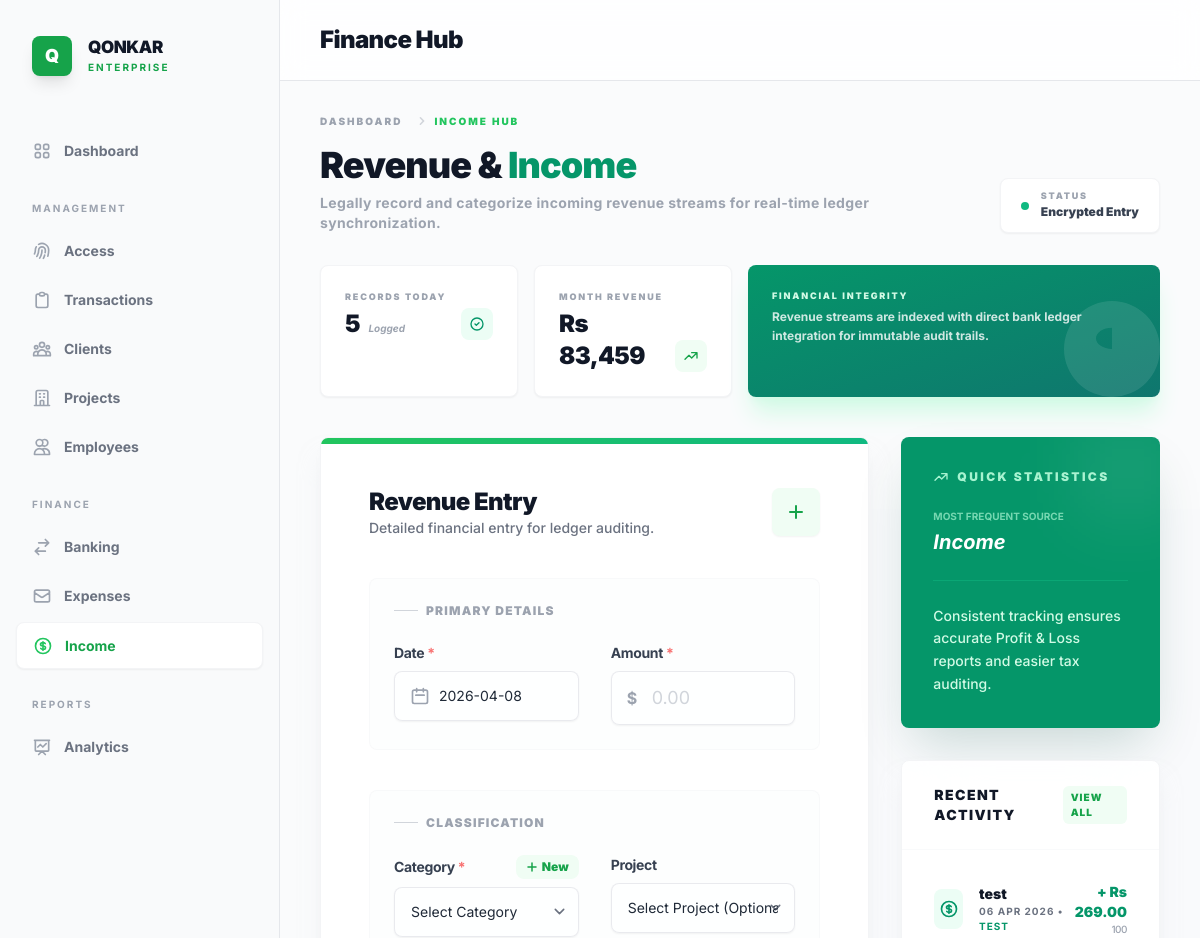
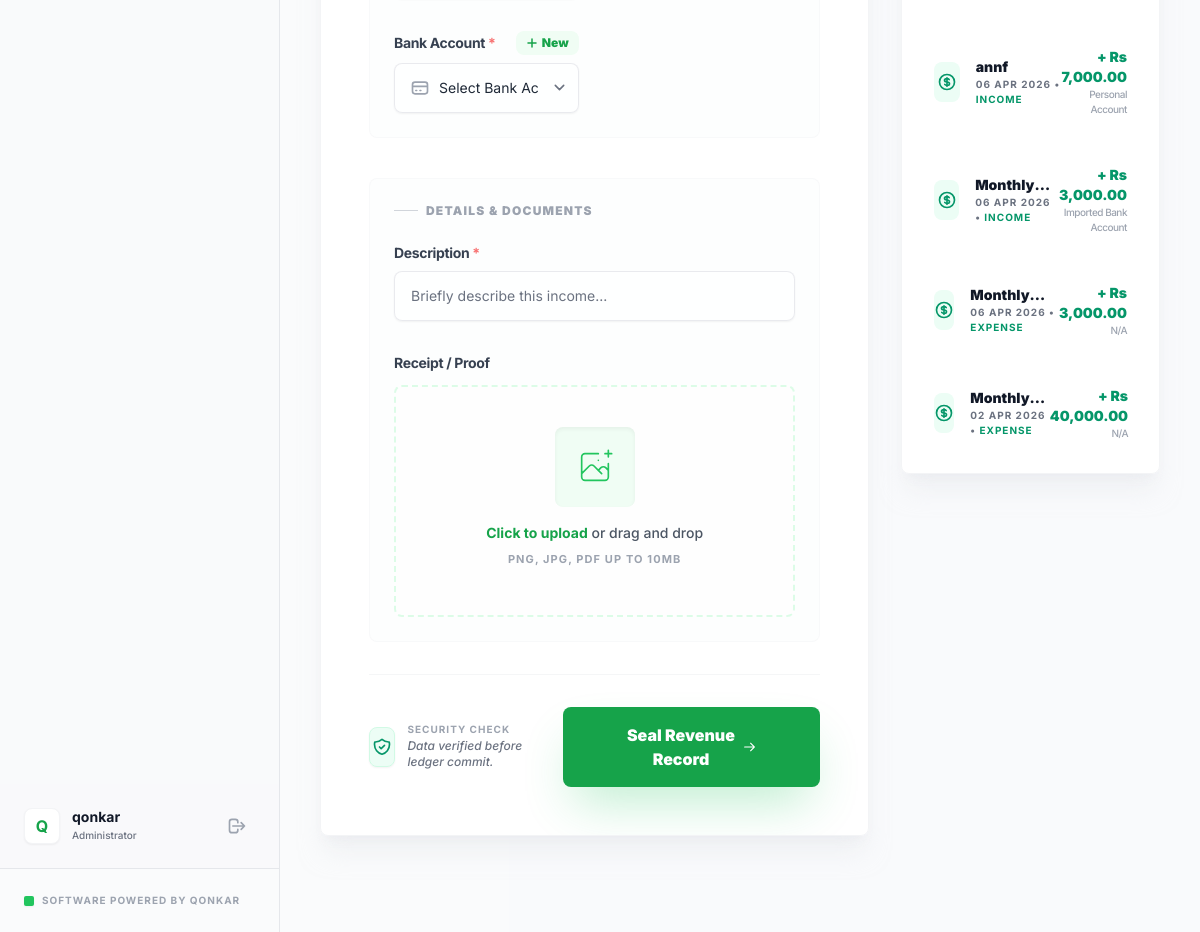
Before: /core/income/ (signed in) with the older database file (2 pictures, top to bottom).
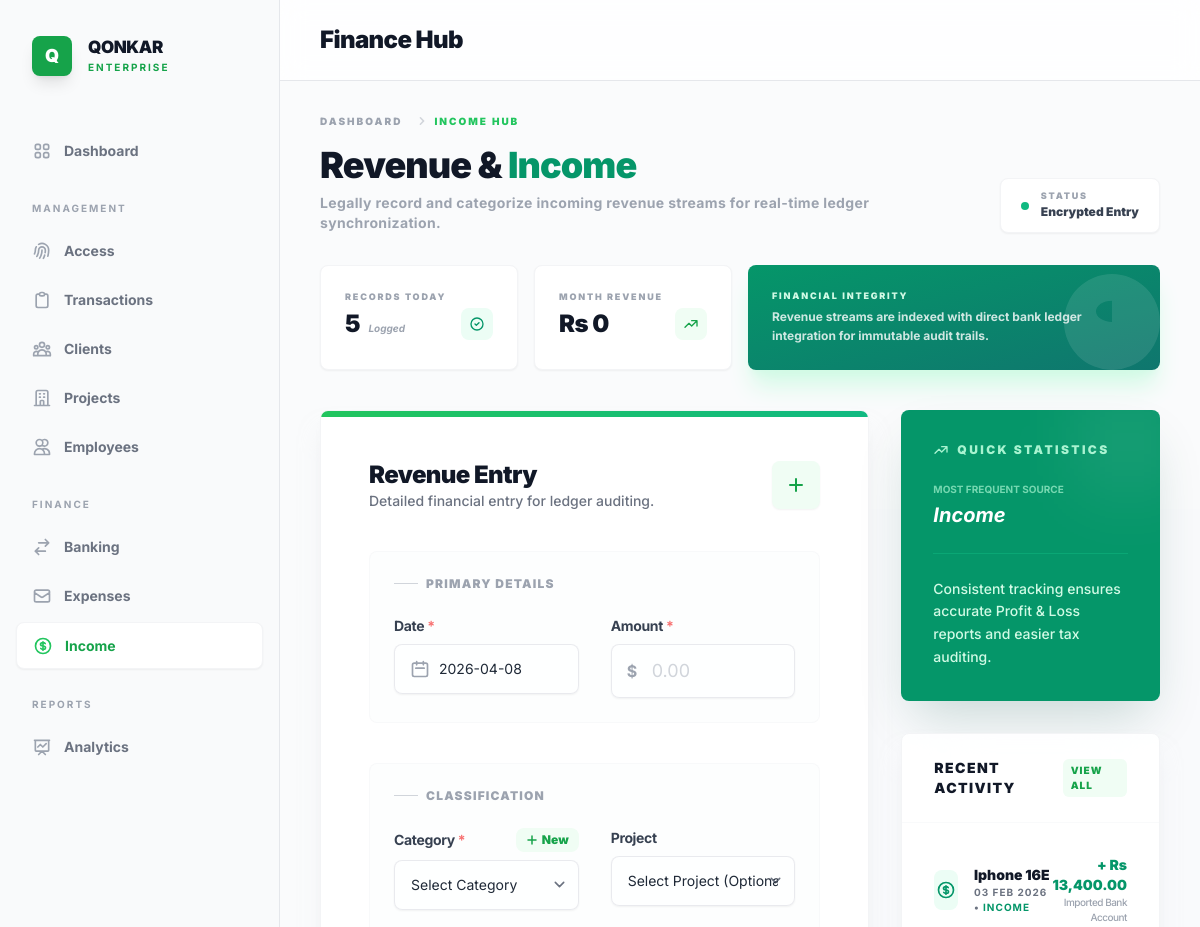
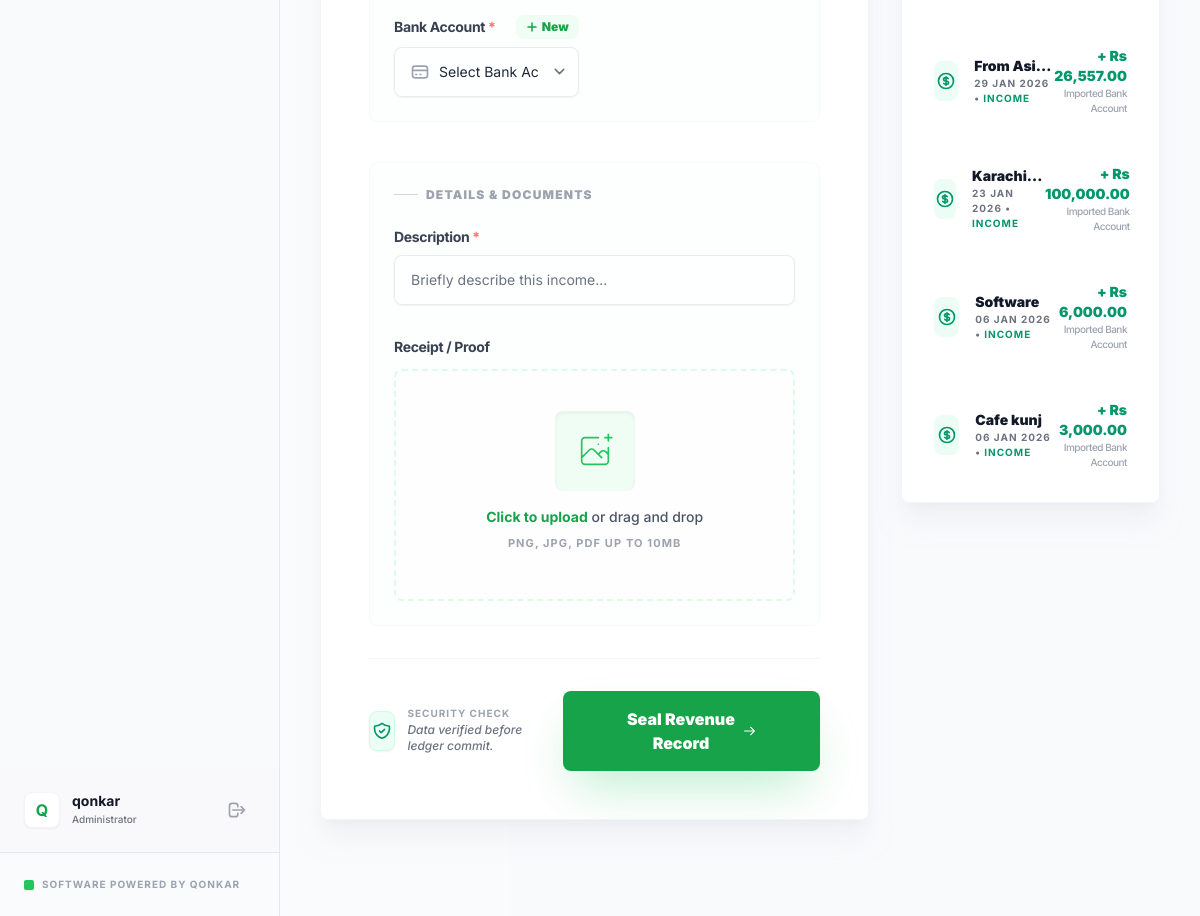
After: the same page with the newer database file (2 pictures, top to bottom).
### core/models.py (models this page shows, shortened)
class Transaction(models.Model):
    date = models.DateField()
    description = models.CharField(max_length=500)
    reference = models.CharField(max_length=100, blank=True, help_text="e.g. Invoice #, Transfer ID")
    project = models.ForeignKey(Project, on_delete=models.SET_NULL, null=True, blank=True, related_name='transactions')
    receipt = models.FileField(upload_to='receipts/%Y/%m/%d/', null=True, blank=True)
    custom_fields = models.JSONField(blank=True, default=dict)
    currency = models.ForeignKey(Currency, on_delete=models.PROTECT, related_name='transactions', null=True)
    created_at = models.DateTimeField(auto_now_add=True)
    created_by = models.ForeignKey(settings.AUTH_USER_MODEL, on_delete=models.SET_NULL, null=True)
    def get_category_name(self):
        category_entry = self.entries.filter(
            account__account_type__in=[AccountType.REVENUE, AccountType.EXPENSE, AccountType.EQUITY]
        ).first()
        return category_entry.account.name if category_entry else "General"
    def get_bank_account_name(self):
        bank_entry = self.entries.filter(
            account__account_type=AccountType.ASSET,
            account__bank_detail__isnull=False
        ).first()
        return bank_entry.account.bank_detail.bank_name if bank_entry else "N/A"
    def get_total_amount(self):
        entry = self.entries.filter(
            account__account_type__in=[AccountType.REVENUE, AccountType.EXPENSE, AccountType.EQUITY]
        ).first()
        if not entry:
            entry = self.entries.first()
        return entry.amount if entry else Decimal('0.00')

class LedgerEntry(models.Model):
    DR = 'DR'
    CR = 'CR'
    ENTRY_TYPE_CHOICES = [(DR, 'Debit'), (CR, 'Credit')]
    transaction = models.ForeignKey(Transaction, on_delete=models.CASCADE, related_name='entries')
    account = models.ForeignKey(Account, on_delete=models.PROTECT, related_name='ledger_entries')
    entry_type = models.CharField(max_length=2, choices=ENTRY_TYPE_CHOICES)
    amount = models.DecimalField(max_digits=19, decimal_places=4)
    exchange_rate = models.DecimalField(max_digits=10, decimal_places=6, default=Decimal('1.000000'), help_text="Rate to base currency")
    objects = LedgerEntryManager()

class Account(models.Model):
    name = models.CharField(max_length=255)
    account_type = models.CharField(max_length=20, choices=AccountType.choices)
    currency = models.ForeignKey(Currency, on_delete=models.PROTECT)
    is_active = models.BooleanField(default=True)

class BankAccount(models.Model):
    ledger_account = models.OneToOneField(Account, on_delete=models.PROTECT, related_name='bank_detail')
    bank_name = models.CharField(max_length=255)
    account_number = models.CharField(max_length=100, blank=True)
    is_active = models.BooleanField(default=True)
    objects = BankAccountManager()
    def __str__(self):
        account_last_4 = f" - ****{self.account_number[-4:]}" if self.account_number else ""
        return f"{self.bank_name}{account_last_4}"

### core/views.py (the view)
# urls.py: path('income/', views.income_view, name='income'),
@login_required
def income_view(request):
    if not request.user.is_superuser and not getattr(request.user.permissions, 'can_manage_income', False):
        return HttpResponseForbidden("You do not have permission to access the Income page.")
    client_id = request.GET.get('client') or request.POST.get('client_id')
    client = get_object_or_404(Client, pk=client_id) if client_id else None
    if request.method == 'POST':
        form = IncomeForm(request.POST, request.FILES, user=request.user)
        if form.is_valid():
            data = form.cleaned_data
            from django.db import transaction
            with transaction.atomic():
                bank_acc = data['bank_account']
                currency = bank_acc.ledger_account.currency
                txn = Transaction.objects.create(
                    date=data['date'],
                    description=data['description'],
                    reference="Direct Income",
                    project=data.get('project'),
                    receipt=data.get('receipt'),
                    currency=currency,
                    created_by=request.user
                )
                exchange_rate = Decimal('1.000000')
                if currency and not currency.is_base:
                    exchange_rate = currency.rate_to_pkr
                LedgerEntry.objects.create(
                    transaction=txn,
                    account=data['bank_account'].ledger_account,
                    entry_type=LedgerEntry.DR,
                    amount=data['amount'],
                    exchange_rate=exchange_rate
                )
                LedgerEntry.objects.create(
                    transaction=txn,
                    account=data['income_category'],
                    entry_type=LedgerEntry.CR,
                    amount=data['amount'],
                    exchange_rate=exchange_rate
                )
            if request.headers.get('HX-Request'):
                recent_incomes = Transaction.objects.filter(
                    entries__account__account_type=AccountType.REVENUE
                )
                if not request.user.is_superuser:
                    recent_incomes = recent_incomes.filter(
                        Q(created_by=request.user) |
                        Q(entries__account__bank_detail__expensemanageraccess__user=request.user)
                    ).distinct()
                recent_incomes = recent_incomes.prefetch_related('entries__account', 'project', 'entries__account__bank_detail').order_by('-date', '-created_at')[:5]
                from django.utils import timezone
                now = timezone.now()
                month_start = now.replace(day=1, hour=0, minute=0, second=0, microsecond=0)
                monthly_revenue_qs = LedgerEntry.objects.filter(
                    account__account_type=AccountType.REVENUE,
                    transaction__date__gte=month_start
                )
                if not request.user.is_superuser:
                    monthly_revenue_qs = monthly_revenue_qs.filter(transaction__created_by=request.user)
                monthly_revenue = monthly_revenue_qs.aggregate(total=Sum('amount'))['total'] or Decimal('0.00')
                return render(request, 'core/partials/income_success.html', {
                    'transaction': txn,
                    'recent_incomes': recent_incomes,
                    'monthly_revenue': monthly_revenue
                })
            income_categories = Account.objects.filter(account_type=AccountType.REVENUE, is_active=True).annotate(usage=Count('ledger_entries')).order_by('-usage').values_list('name', flat=True).distinct()
            return render(request, 'core/income_page.html', {
                'form': IncomeForm(user=request.user),
                'success_message': f'Income logged. Transaction ID: {txn.id}',
                'income_categories': income_categories
            })
    else:
        initial_data = {}
        if request.GET.get('project'):
            initial_data['project'] = request.GET.get('project')
        if client:
            client_projects = client.projects.all()
            if client_projects.count() == 1:
                initial_data['project'] = client_projects.first().id
        form = IncomeForm(initial=initial_data, user=request.user)
        if client:
            form.fields['project'].queryset = client.projects.all()
            if not initial_data.get('project') and client.projects.exists():
                 form.fields['project'].empty_label = f"Select {client.name}'s Project"
    income_categories = Account.objects.filter(account_type=AccountType.REVENUE, is_active=True).annotate(usage=Count('ledger_entries')).order_by('-usage').values_list('name', flat=True).distinct()
    recent_incomes = Transaction.objects.filter(
        entries__account__account_type=AccountType.REVENUE
    )
    if not request.user.is_superuser:
        recent_incomes = recent_incomes.filter(
            Q(created_by=request.user) |
            Q(entries__account__bank_detail__expensemanageraccess__user=request.user)
        ).distinct()
    recent_incomes = recent_incomes.prefetch_related('entries__account', 'project', 'entries__account__bank_detail').order_by('-date', '-created_at')[:5]
    from django.utils import timezone
    now = timezone.now()
    month_start = now.replace(day=1, hour=0, minute=0, second=0, microsecond=0)
    monthly_revenue_qs = LedgerEntry.objects.filter(
        account__account_type=AccountType.REVENUE,
        transaction__date__gte=month_start
    )
    if not request.user.is_superuser:
        monthly_revenue_qs = monthly_revenue_qs.filter(transaction__created_by=request.user)
    monthly_revenue = monthly_revenue_qs.aggregate(total=Sum('amount'))['total'] or Decimal('0.00')
    context = {
        'form': form,
        'income_categories': income_categories,
        'recent_incomes': recent_incomes,
        'monthly_revenue': monthly_revenue,
        'client': client if 'client' in locals() else None
    }
    if request.headers.get('HX-Request'):
        if request.GET.get('modal') == 'true':
            return render(request, 'core/partials/income_modal.html', context)
        return render(request, 'core/partials/income_form.html', context)
    return render(request, 'core/income_page.html', context)

### core/forms.py (called while the page is built)
    def label_from_instance(self, obj):
        return obj.name

### core/models.py (called while the page is built)
    def __str__(self):
        return f"{self.name} ({self.client.name})"

### core/templates/core/income_page.html (shortened to what the changed rows need)
{% extends 'core/base.html' %}
{% load humanize %}
{% block header_title %}
Finance Hub
{% endblock %}
{% block content %}
<div class="space-y-10 animate-in fade-in slide-in-from-bottom-6 duration-1000">
    <div class="mb-10">
        <div class="flex flex-col lg:flex-row lg:items-end lg:justify-between gap-6">
            <div class="flex-1">
                <h1 class="text-4xl font-black text-gray-900 tracking-tight mb-2">Revenue & <span class="text-emerald-600">Income</span></h1>
            </div>
        </div>
        <div class="grid grid-cols-1 sm:grid-cols-2 lg:grid-cols-4 gap-4 mt-8">
            <div class="bg-white rounded-lg border border-gray-100 p-6 flex flex-col shadow-sm">
                <div class="flex items-end justify-between">
                    <div>
                        <span id="income-month-total" class="text-2xl font-black text-gray-900 tracking-tight">Rs {{ monthly_revenue|floatformat:0|intcomma }}</span>
                    </div>
                </div>
            </div>
            <div class="lg:col-span-2 bg-gradient-to-br from-emerald-600 to-teal-700 rounded-lg p-6 flex flex-col shadow-xl shadow-emerald-100 relative overflow-hidden group">
                <div class="absolute -right-4 -bottom-4 opacity-10 transition-transform duration-700">
                    <svg class="w-32 h-32 text-white" fill="currentColor" viewBox="0 0 24 24">
                        <path d="M12 8c-1.657 0-3 .895-3 2s1.343 2 3 2 3 .895 3 2-1.343 2-3 2m0-8c1.11 0 2.08.402 2.599 1M12 8V7m0 1v8m0 0v1m0-1c-1.11 0-2.08-.402-2.599-1M21 12a9 9 0 11-18 0 9 9 0 0118 0z" />
                    </svg>
                </div>
            </div>
        </div>
    </div>
    <div class="grid grid-cols-1 lg:grid-cols-3 gap-8">
        <div class="lg:col-span-2 space-y-8">
            <div class="bg-white/90 backdrop-blur-2xl shadow-xl shadow-gray-200/50 rounded-lg border border-gray-100 overflow-hidden relative group transition-all">
                <div class="p-8 md:p-12">
                    <div class="flex items-center justify-between mb-10">
                        <div>
                            <h2 class="text-2xl font-black text-gray-900 tracking-tight">Revenue Entry</h2>
                        </div>
                    </div>
                </div>
            </div>
        </div>
        <div class="space-y-8">
            <div class="bg-white/90 backdrop-blur-2xl shadow-xl shadow-gray-200/50 rounded-lg border border-gray-100 overflow-hidden">
                <div class="p-2" id="recent-income-list">
                    {% for txn in recent_incomes %}
                    <div class="p-6 hover:bg-gray-50 transition-all rounded-lg flex items-center justify-between group">
                        <div class="flex items-center space-x-4">
                            <div class="h-10 w-10 bg-emerald-50 group-hover:bg-emerald-100 rounded-lg flex items-center justify-center text-emerald-600 transition-colors">
                            </div>
                            <div>
                                <p class="text-sm font-black text-gray-900 line-clamp-1">{{ txn.description }}</p>
                                <p class="text-[10px] text-gray-500 font-bold uppercase tracking-widest">
                                    {{ txn.date|date:"d M Y" }} •
                                    <span class="text-emerald-600">{{ txn.get_category_name }}</span>
                                </p>
                            </div>
                        </div>
                        <div class="text-right">
                            <p class="text-sm font-black text-emerald-600">+ Rs {{ txn.get_total_amount|floatformat:2|intcomma }}</p>
                            <p class="text-[10px] text-gray-400 font-medium tracking-tighter">{{ txn.get_bank_account_name }}</p>
                        </div>
                    </div>
                    {% endfor %}
                </div>
            </div>
        </div>
    </div>
</div>
{% endblock %}

Changed rows visible on the page:
removed Transaction: description "test", date "06 APR 2026", get_category_name "TEST", get_total_amount "269.00", get_bank_account_name "100"
removed Transaction: description "annf", date "06 APR 2026", get_category_name "INCOME", get_total_amount "7,000.00", get_bank_account_name "Personal Account"
removed Transaction: date "06 APR 2026", get_category_name "INCOME", get_total_amount "3,000.00", get_bank_account_name "Imported Bank Account"
removed Transaction: date "06 APR 2026", get_category_name "EXPENSE", get_total_amount "3,000.00", get_bank_account_name "N/A"
removed Transaction: date "02 APR 2026", get_category_name "EXPENSE", get_total_amount "40,000.00", get_bank_account_name "N/A"
now on this page (row unchanged): Transaction: description "Iphone 16E", date "03 FEB 2026", get_category_name "INCOME", get_total_amount "13,400.00", get_bank_account_name "Imported Bank Account"
now on this page (row unchanged): Transaction: description "From…", date "29 JAN 2026", get_category_name "INCOME", get_total_amount "26,557.00", get_bank_account_name "Imported Bank Account"
now on this page (row unchanged): Transaction: date "23 JAN 2026", get_category_name "INCOME", get_total_amount "100,000.00", get_bank_account_name "Imported Bank Account"
now on this page (row unchanged): Transaction: description "Software", date "06 JAN 2026", get_category_name "INCOME", get_total_amount "6,000.00", get_bank_account_name "Imported Bank Account"
now on this page (row unchanged): Transaction: description "Cafe kunj", date "06 JAN 2026", get_category_name "INCOME", get_total_amount "3,000.00", get_bank_account_name "Imported Bank Account"
Other visible differences:
{{ monthly_revenue|floatformat:0|intcomma }}: "83,459" → "0"
